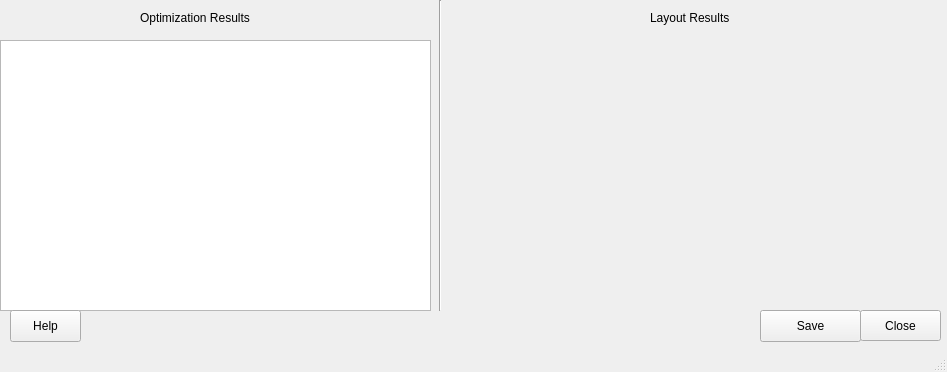
<?xml version="1.0" encoding="UTF-8"?>
<ui version="4.0">
 <class>MainWindow</class>
 <widget class="QMainWindow" name="MainWindow">
  <property name="geometry">
   <rect>
    <x>0</x>
    <y>0</y>
    <width>947</width>
    <height>372</height>
   </rect>
  </property>
  <property name="windowTitle">
   <string>MainWindow</string>
  </property>
  <widget class="QWidget" name="centralwidget">
   <widget class="QTableView" name="tableView">
    <property name="geometry">
     <rect>
      <x>0</x>
      <y>40</y>
      <width>431</width>
      <height>271</height>
     </rect>
    </property>
   </widget>
   <widget class="QPushButton" name="pushButtonWrite">
    <property name="geometry">
     <rect>
      <x>760</x>
      <y>310</y>
      <width>101</width>
      <height>32</height>
     </rect>
    </property>
    <property name="text">
     <string>Save</string>
    </property>
   </widget>
   <widget class="QPushButton" name="pushButtonHelp">
    <property name="geometry">
     <rect>
      <x>10</x>
      <y>310</y>
      <width>71</width>
      <height>32</height>
     </rect>
    </property>
    <property name="text">
     <string>Help</string>
    </property>
   </widget>
   <widget class="QPushButton" name="pushButtonReturn">
    <property name="geometry">
     <rect>
      <x>860</x>
      <y>310</y>
      <width>81</width>
      <height>31</height>
     </rect>
    </property>
    <property name="text">
     <string>Close</string>
    </property>
   </widget>
   <widget class="QLabel" name="label">
    <property name="geometry">
     <rect>
      <x>140</x>
      <y>10</y>
      <width>151</width>
      <height>16</height>
     </rect>
    </property>
    <property name="styleSheet">
     <string notr="true">font: 16pt &quot;.SF NS Text&quot;;</string>
    </property>
    <property name="text">
     <string>Optimization Results</string>
    </property>
   </widget>
   <widget class="Line" name="line">
    <property name="geometry">
     <rect>
      <x>430</x>
      <y>0</y>
      <width>20</width>
      <height>311</height>
     </rect>
    </property>
    <property name="orientation">
     <enum>Qt::Vertical</enum>
    </property>
   </widget>
   <widget class="QLabel" name="label_2">
    <property name="geometry">
     <rect>
      <x>650</x>
      <y>10</y>
      <width>151</width>
      <height>16</height>
     </rect>
    </property>
    <property name="styleSheet">
     <string notr="true">font: 16pt &quot;.SF NS Text&quot;;</string>
    </property>
    <property name="text">
     <string>Layout Results</string>
    </property>
   </widget>
   <widget class="QLabel" name="label_3">
    <property name="geometry">
     <rect>
      <x>450</x>
      <y>40</y>
      <width>491</width>
      <height>271</height>
     </rect>
    </property>
    <property name="text">
     <string/>
    </property>
    <property name="pixmap">
     <pixmap>plotBackground.png</pixmap>
    </property>
    <property name="scaledContents">
     <bool>true</bool>
    </property>
   </widget>
   <zorder>label_3</zorder>
   <zorder>tableView</zorder>
   <zorder>pushButtonWrite</zorder>
   <zorder>pushButtonHelp</zorder>
   <zorder>pushButtonReturn</zorder>
   <zorder>label</zorder>
   <zorder>line</zorder>
   <zorder>label_2</zorder>
  </widget>
  <widget class="QMenuBar" name="menubar">
   <property name="geometry">
    <rect>
     <x>0</x>
     <y>0</y>
     <width>947</width>
     <height>22</height>
    </rect>
   </property>
  </widget>
  <widget class="QStatusBar" name="statusbar"/>
 </widget>
 <resources/>
 <connections/>
</ui>
